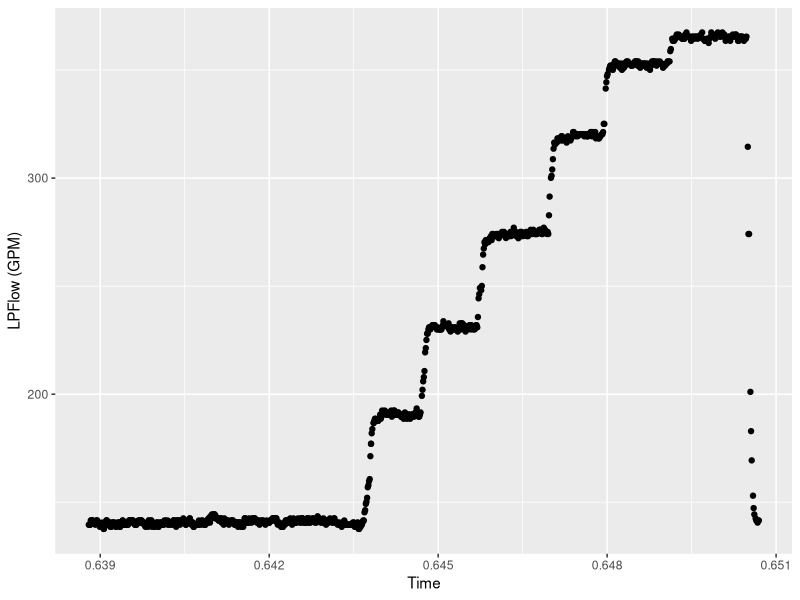
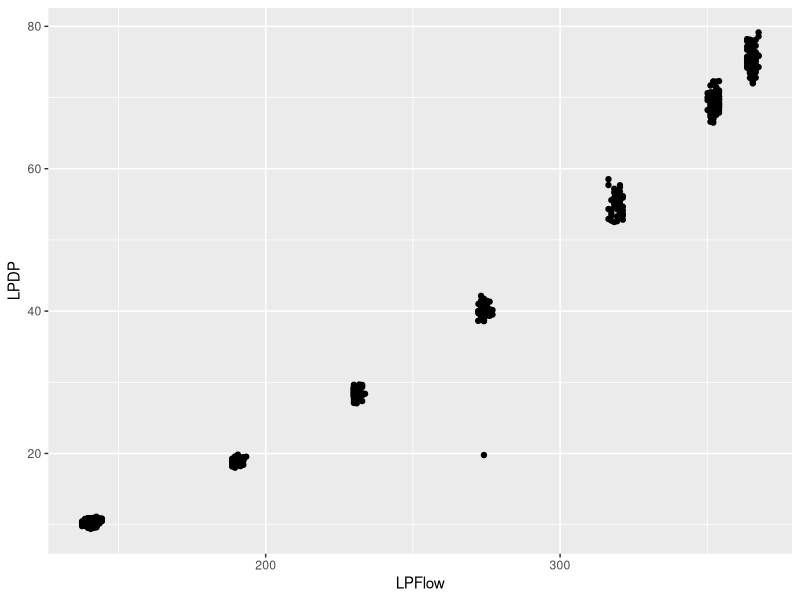
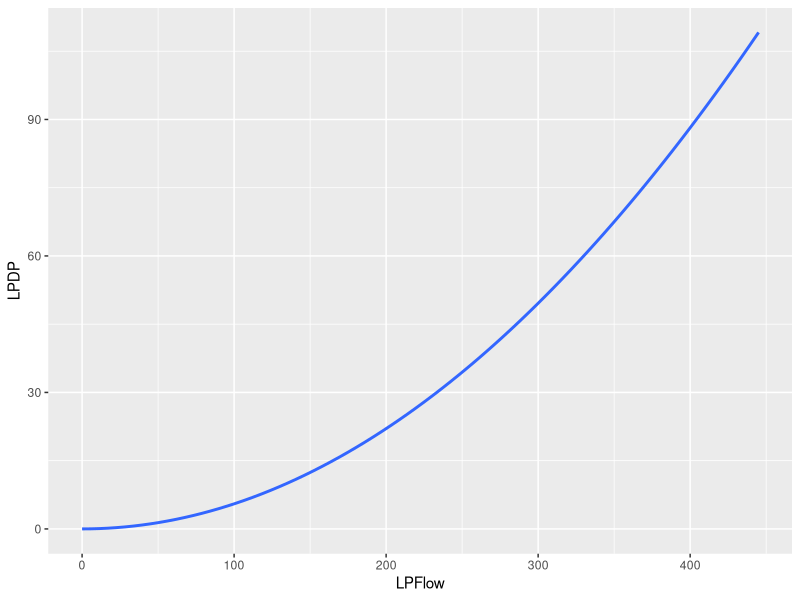

The R source for these figures, in order:
## ---- chunk 1

# Read Data
setwd("C:/Users/ompra/Documents/ProjectTemplate/RPXFlows/data")
library(openxlsx)
read.xlsx("Test1_AllData.xlsx")
TData <- read.xlsx("Test1_AllData.xlsx")
nRows <- nrow(TData)
nPX <- 1 # Single RPX that is running
nParams <- 18 # Number of parameters of interest

# Apply correct scaling & offset to convert DAQ data to real units
WrScale<-c(6.251,6.254,6.251,6.248,6.252,6.246,6.253,6.245,6.245,6.245,6.249,
           6.255,6.246,6.247)
WrOffset<-c(14.2,14.2,14.1,14.1,14.1,14.2,14.1,14.1,14.4,14.2,14.3,14.2,14.1,
            14.2)
WrAmpCrAmpRatio<-0.566482
CrScale<-c(6.2522,6.2547,6.2518,6.2493,6.2523,6.2461,6.2538,6.2451,6.2461,
          6.2455,6.2496,6.2554,6.2473,6.2474)
CrOffset<-c(-25.2216,-25.1320,-25.0128,-25.033,-24.9001,-24.9437,-25.03861,
            -25.0429,-25.3746,-25.1746,-25.2732,-25.0707,-25.1623,-24.8397)

for(i in 2:15){
  for(j in 1:nRows){
    TData[j,i]<-(TData[j,i]+WrOffset[i-1])/WrScale[i-1]/WrAmpCrAmpRatio
    TData[j,i]<-TData[j,i]*CrScale[i-1]+CrOffset[i-1]
  }
}

#Change Labels of some columns & append LPFlow, LPInPr & Global_LPDP
colnames(TData)[14] <- "InMan_LPDP"
colnames(TData)[15] <- "OutMan_LPDP"
colnames(TData)[18] <- "LPFlow_EvenPX"
colnames(TData)[19] <- "LPFlow_OddPX"
TData$LPFlow <- TData$LPFlow_EvenPX + TData$LPFlow_OddPX
colnames(TData)[26] <- "LPInPr_EvenPX"
colnames(TData)[27] <- "LPInPr_OddPX"
TData$LPInPr <- TData$LPInPr_EvenPX + TData$LPInPr_OddPX
colnames(TData)[28] <- "LPOutPr"
TData$Global_LPDP <- TData$LPInPr - TData$LPOutPr
TData$InMan_LPDP <- -TData$InMan_LPDP
TData$OutMan_LPDP <- -TData$OutMan_LPDP

#Plot LPFlow vs Time. Process Flow Rate was increased in steps
library(ggplot2)
ggplot(data=TData,aes(x=Time, y=LPFlow)) + geom_point() + ylab("LPFlow (GPM)")

#Remove Transient Data
LPFlowStepMin <- c(137,188,229,272,316,349,363)
LPFlowStepMax <- c(145,194,234,278,322,355,368)
nStep <- length(LPFlowStepMin)

#TDataPick <- rep(NULL, length(colnames(TData)))
TDataPick <- NULL
nData <- NULL
for (i in 1:nStep){
  FilterData <- TData[TData$LPFlow>LPFlowStepMin[i] & TData$LPFlow<LPFlowStepMax[i],]
  nData[i] <- nrow(FilterData)
  TDataPick <- rbind(TDataPick,FilterData)
}

#Stepwise Linear Regression for Desired Variables
FitDataPick <- matrix(rep(0,nParams*nStep),nParams,nStep)
nStart <- 1
for (i in 1:nStep){
  nEnd <- nStart + nData[i]-1
  FitDataPick[nParams,i]<-mean(TDataPick$LPFlow[nStart:nEnd])
  nStart <- nEnd+1
}

DesiredCols <- c(2:15,50,28,51,49)

for (i in 1:(nParams-1)){
  nStart <- 1
  for (j in 1:nStep){
    nEnd <- nStart + nData[j]-1
    x<-TDataPick[nStart:nEnd,DesiredCols[nParams]]
    y<-TDataPick[nStart:nEnd,DesiredCols[i]]
    relation <- lm(y~x)
    FitDataPick[i,j]<-relation$coefficients[1]+relation$coefficients[2]*
      FitDataPick[nParams,j]
    nStart <- nEnd+1
  }
}

# Non-linear regression for pressure loss curve
varA<-0
varB<-0
npts<-0
for (ii in 1:nStep){
  varA <- varA+FitDataPick[nPX,ii]*FitDataPick[nParams,ii]^2
  varB <- varB+FitDataPick[nParams,ii]^4
  npts <- npts+nData[ii]
}
FitCoeff <- varA/varB
FlowCoeff <- 1/sqrt(FitCoeff)
PrLossCoeff <- 2*FitCoeff*(pi/4*1.75^2)^2/62.4*32.17605*12^4/3.85^2

FitData <- rep(0, 2*90)
FitData <- matrix(FitData,90,2)
for (ii in 1:90){
  FitData[ii,1] <- 0+(ii-1)*5
  FitData[ii,2] <- FitCoeff*FitData[ii,1]^2
}
FitData <- data.frame(FitData)
is.data.frame(FitData)
colnames(FitData) <- c("LPFlow","LPDP")
colnames(FitData)

PlotData <- rep(0, 2*npts)
PlotData <- matrix(PlotData,npts,2)
ii<-0
for (jj in 1:nStep){
  for (kk in 1:nData[jj]){
    ii <- ii+1
    PlotData[ii,1]<-TDataPick[ii,nPX+1]
    PlotData[ii,2]<-TDataPick[ii,49]
  }
}
PlotData <- data.frame(PlotData)
colnames(PlotData) <- c("LPDP","LPFlow")
str(PlotData)

ggplot(data=PlotData,aes(x=LPFlow,y=LPDP)) + geom_point()

ggplot(data=FitData,aes(x=LPFlow,y=LPDP)) + geom_smooth()

